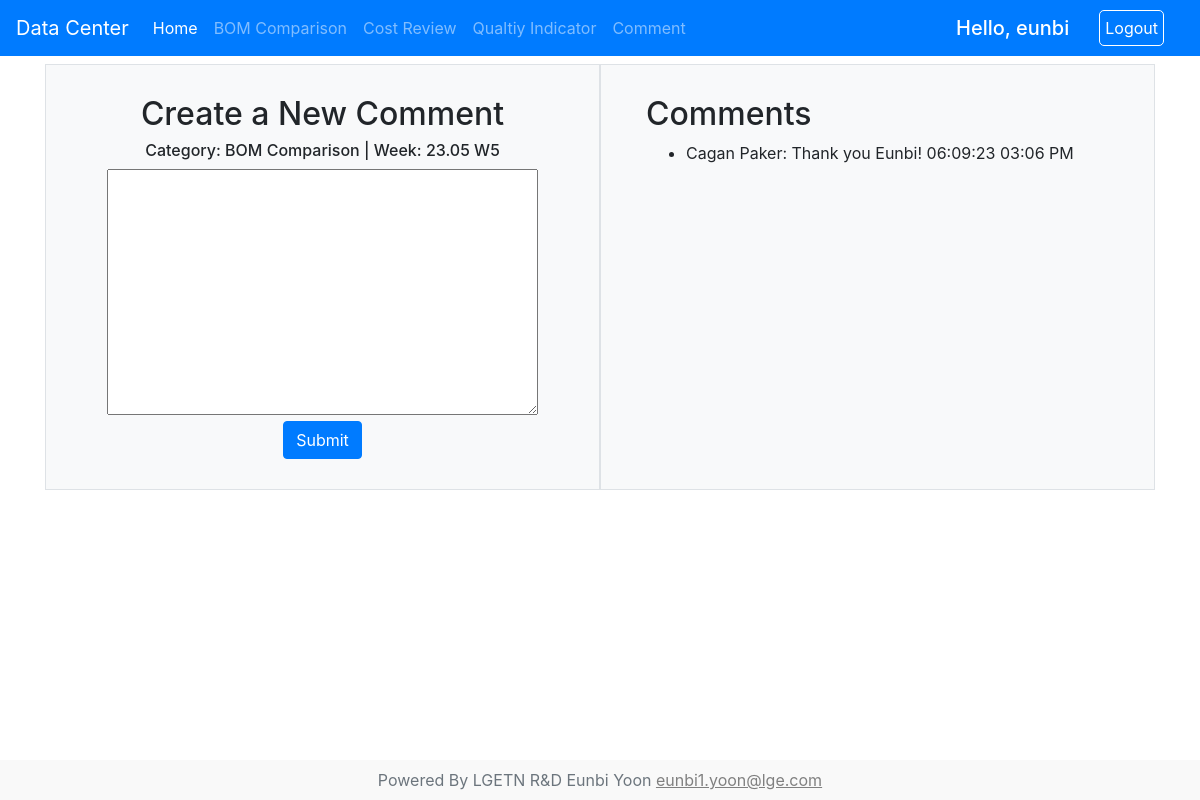
/report/comment/3/ (signed in), run on the app's committed database.
### report/models.py (models this page shows, shortened)
class Post(models.Model):
    category=models.ForeignKey(Category, on_delete=models.CASCADE)
    week=models.ForeignKey(Week, on_delete=models.CASCADE)
    author=models.ForeignKey(User, on_delete=models.CASCADE)
    date_added=models.DateTimeField(auto_now_add=True)
    class Meta:
        verbose_name_plural='  3) Posts'

class Category(models.Model):
    name=models.CharField(max_length=255)
    def __str__(self):
        return self.name
    class Meta:
        verbose_name_plural='  1) Categories'

class Week(models.Model):
    name=models.CharField(max_length=255)
    def __str__(self):
        return self.name
    class Meta:
        verbose_name_plural='  2) Weeks'

class Comment(models.Model):
    category=models.ForeignKey(Category, on_delete=models.CASCADE)
    week=models.ForeignKey(Week, on_delete=models.CASCADE)
    author=models.ForeignKey(User, on_delete=models.CASCADE)
    date_added=models.DateTimeField(auto_now_add=True)
    comment_body = models.TextField()
    class Meta:
        verbose_name_plural='  4) Comments'

### report/views.py (the view, shortened to what this page needs)
# urls.py: path('comment/<int:pk>/', detail_comment_view, name='detail_comment_url')
@login_required
def detail_comment_view(request, pk):
    get_post = get_object_or_404(Post, pk=pk)
    form = CommentForm()
    comments = Comment.objects.filter(category=get_post.category, week=get_post.week).order_by('-date_added')
    context={
        'form': form,
        'post_detail': get_post,
        'comments':comments
    }
    return render(request, 'detail-comment.html', context)

### report/forms.py
class CommentForm(forms.ModelForm):
    class Meta:
        model = Comment
        fields = ['comment_body']

### report/templates/detail-comment.html (shortened to what this page needs)
{% extends 'base.html' %}
{% block container %}
<div class="row gy-5" style="margin:auto;">
    <div class="col-6 bg-light border">
        <div class="text-center" style="margin:30px">
            <h2>Create a New Comment</h2>
            <h6>Category: {{ post_detail.category }} | Week: {{ post_detail.week }}</h6>
            <form method="post">
                <div style="width: 100%;">
                    {{ form.comment_body }}
                </div>
                <button class="btn btn-primary" type="submit" style="align-items:center;">Submit</button>
            </form>
        </div>
    </div>
    <div class="col-6 border bg-light">
        <div style="margin:30px">
            <h2>Comments</h2>
            {% if comments %}
                <ul>
                {% for comment in comments %}
                    <li>{{ comment.author.first_name }} {{ comment.author.last_name }}: {{ comment.comment_body }} {{ comment.date_added|date:'m:d:y h:m A' }}</li>
                {% endfor %}
                </ul>
            {% else %}
                <h5>No Comments Yet</h5>
            {% endif %}
        </div>
    </div>
</div>
{% endblock %}

### base/templates/base.html (shortened to what this page needs)
<!doctype html>
<html lang="en">
  <head>
    {% load static %}
    <link rel="stylesheet" href="https://cdn.jsdelivr.net/npm/bootstrap@4.3.1/dist/css/bootstrap.min.css">
  </head>
  <body>
    <nav class="navbar navbar-expand-lg navbar-dark bg-primary">
      <a class="navbar-brand" href="">Data Center</a>
      <div class="collapse navbar-collapse" id="navbarColor02">
        <ul class="navbar-nav mr-auto">
          <li class="nav-item active">
            <a class="nav-link" href="/">Home</a>
          </li>
          <li class="nav-item">
            <a class="nav-link" href="{% url 'category_bom_url' %}">BOM Comparison</a>
          </li>
          <li class="nav-item">
            <a class="nav-link" href="{% url 'category_cost_url' %}">Cost Review</a>
          </li>
          <li class="nav-item">
            <a class="nav-link" href="{% url 'qualityhome_url' %}">Qualtiy Indicator</a>
          </li>
          <li class="nav-item">
            <a class="nav-link" href="{% url 'comment_url' %}">Comment</a>
          </li>
        </ul>
        <form class="form-inline">
          {% if user.is_authenticated %}
            <h5 style="color:white; margin:0">Hello, {{user.username}}</h5>
            <a style="color:white; margin:0 20px 0 30px; border:1px solid white; border-radius: 5px; padding:5px" href="{% url 'logout_url' %}">Logout</a>
          {% else %}
            <h5 style="color:white; margin:0">Login Here</h5>
            <a style="color:white; margin:0 20px 0 30px; border:1px solid white; border-radius: 5px; padding:5px" href="{% url 'login_url' %}">Login</a>
          {% endif %}
        </form>
      </div>
    </nav>
    <div class="main">
      <div class="container">
        {% block container %}
        {% endblock %}
      </div>
    </div>
  <footer class="text-center text-lg-start bg-white text-muted" style="position: fixed;bottom:0; width: 100%;">
    {% block footer %}
      <div class="text-center p-2" style="background-color: rgba(0, 0, 0, 0.025); padding:0">
        Powered By LGETN R&D Eunbi Yoon
        <a style="text-decoration:underline; color:grey" href="mailto : eunbi1.yoon@lge.com">eunbi1.yoon@lge.com</a>
      </div>
    {% endblock %}
  </footer>
  </body>
</html>

### data on the page
Post: category "BOM Comparison", week "23.05 W5"
Comment: author.first_name "Cagan", author.last_name "Paker", comment_body "Thank you Eunbi!", date_added "06:09:23 03:06 PM"

### other printed values
{{ user.username }} "eunbi"
